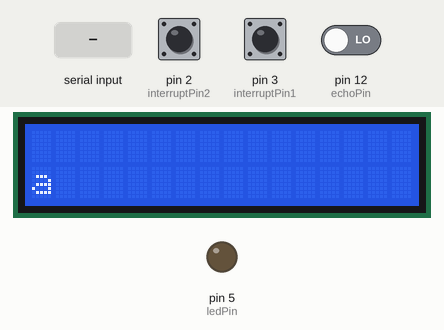
Recording of a sketch running on a simulated Arduino Uno, built with avr-gcc and run on an emulated ATmega328P. Shown: 16×2 character LCD, output pins drawn as LEDs (lit = HIGH). The inputs (shaded band) are chosen by the test bench; at power-on: pin 3 (interruptPin1) HIGH, pin 2 (interruptPin2) HIGH, pin 12 (echoPin) LOW. Pins used as bus, display or sensor lines are not drawn.

Above: at 1.7 s.
1.8 s: pin 3 (interruptPin1) pulled LOW for 0.15 s
At 2.7 s:
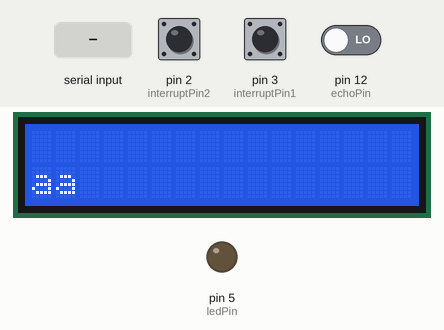
3.7 s: pin 3 (interruptPin1) pulled LOW for 1 s
At 5.7 s:
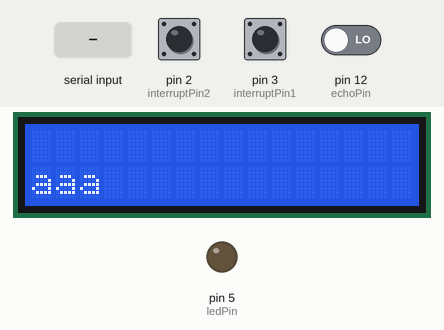
6.2 s: pin 3 (interruptPin1) pulled LOW for 0.15 s
At 7.4 s:
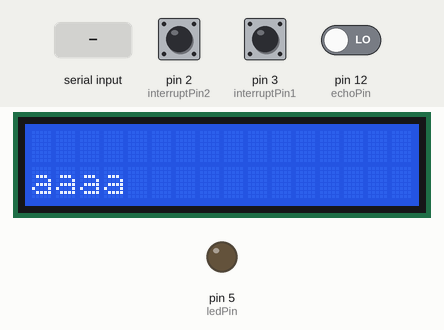
8.1 s: pin 3 (interruptPin1) pulled LOW for 3.2 s
At 9.2 s:
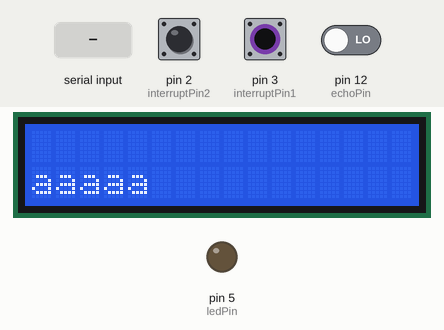
12.8 s: "1\n" received over Serial
At 14.1 s:
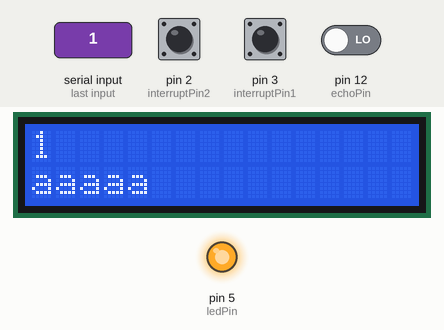
15.8 s: pin 3 (interruptPin1) pulled LOW for 0.15 s
At 18.0 s:
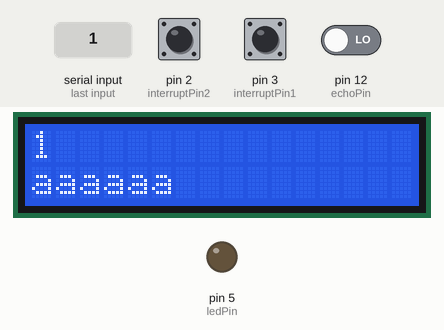
Timing chart, 0 to 19.0 s (numbered marks = the images above; inputs shaded):
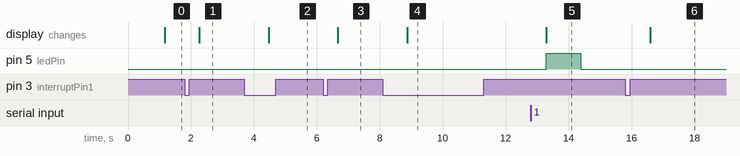

The sketch:

Ultrasonic.ino
```cpp
/*
Team Number:
???

Team Members:
1. Nathen Priyonggo - rpriyo2
2. Kyle Sabo - ksabo4

Project Name:
Project ASL Translator

Abstract:
This project presents an innovative text communication device
using ultrasonic sensors to convert hand distances into letters
of the alphabet. Users compose messages by confirming letters
with button presses and transmitting the completed text to a
second Arduino via serial communication. The recipient Arduino
displays the message on an LCD, enabling efficient and accessible
communication without a traditional keyboard. Designed for
individuals with limited mobility or those seeking alternative
input methods, this system leverages intuitive sensor technology
to offer an inclusive, user-friendly solution for text-based
interaction. It combines simplicity and functionality to bridge
communication gaps effectively.
*/

// include library code
#include <LiquidCrystal.h>

// these constants won’t change.
const int trigPin = 13;
const int echoPin = 12;
const int rs = 11;
const int en = 10;
const int d4 = 9;
const int d5 = 8;
const int d6 = 7;
const int d7 = 6;
const int ledPin = 5;
LiquidCrystal lcd(rs, en, d4, d5, d6, d7);
const int interruptPin1 = 3;
const int interruptPin2 = 2;
String sentence = "";

// these variables will change.
unsigned long prevMillis = 0;
unsigned long curMillis = 0;
unsigned long pulseStartTime = 0;
unsigned long lastInterruptTime = 0;
unsigned long lastBlinkStartTime = 0;
int pulseState = 0;  // 0 = LOW start, 1 = HIGH pulse, 2 = LOW end
int ind = 0;
int prevInd = 0;
int serialInd = 0;
bool doBlink = false;

void setup() {
  // initialize serial communication:
  Serial.begin(9600);
  pinMode(trigPin, OUTPUT);
  pinMode(echoPin, INPUT);
  pinMode(ledPin, OUTPUT);
  digitalWrite(ledPin, LOW);

  attachInterrupt(digitalPinToInterrupt(interruptPin1), ISR1, FALLING);
  attachInterrupt(digitalPinToInterrupt(interruptPin2), ISR2, FALLING);

  lcd.begin(16, 2);
  lcd.setCursor(0, 0);
}

void loop() {
  // store current time
  curMillis = millis();

  // Ultrasonic pulse logic
  if ((curMillis - prevMillis) > 50) {
    prevMillis = curMillis;

    // Trigger the ultrasonic sensor with a state-based non-blocking pulse
    if (pulseState == 0 && (curMillis - pulseStartTime) >= 2) {
      // Step 1: Set trigger pin LOW for a clean pulse start
      digitalWrite(trigPin, LOW);
      pulseStartTime = millis();
      pulseState = 1;  // Move to next state
    }
    else if (pulseState == 1 && (curMillis - pulseStartTime) >= 2) {
      // Step 2: Set trigger pin HIGH after pulse delay
      digitalWrite(trigPin, HIGH);
      pulseStartTime = millis();
      pulseState = 2;  // Move to next state
    }
    else if (pulseState == 2 && (curMillis - pulseStartTime) >= 10) {
      // Step 3: Set trigger pin LOW again after the delay
      digitalWrite(trigPin, LOW);
      pulseState = 0;  // Reset state

      // Measure the duration of the echo
      long duration = pulseIn(echoPin, HIGH);

      // Convert duration to distance
      long cm = microsecondsToCentimeters(duration);

      // Use alphaLibrary function to get character based on distance
      char alpha = alphaLibrary(cm);

      if (prevInd != ind) {
        sentence.concat(alpha);
        prevInd = ind;
      }
      // Serial.print(", ");
      lcd.setCursor(ind, 1);
      lcd.print(alpha);
    }
  }

  // Handle incoming  serial data
  while (Serial.available()) {

    if (serialInd == 0) {
      lcd.setCursor(0, 0);
      for (int i = 0; i < 16; i++) {
        lcd.print(" ");
      }
      lcd.setCursor(serialInd, 0);
    }

    char receivedChar = Serial.read();
    // End of sentence
    if (receivedChar == '\n') {
      lcd.setCursor(ind, 1);
      serialInd = 0;
    }
    else {
      lcd.setCursor(serialInd, 0);
      lcd.print(receivedChar);
      serialInd += 1;
    }

    lastBlinkStartTime = millis();
    digitalWrite(ledPin, HIGH);
  }

  // Blink code for notification
  if (millis() - lastBlinkStartTime > 500) {
    digitalWrite(ledPin, LOW);
  }
}

long microsecondsToCentimeters(long microseconds) {
  // Formula : Distance = Time  * Speed of sound  / 2
  // The speed of sound is 340 m/s or 0.034 centimeters per microsecond.
  // The ping travels out and back, so to find the distance of the object we
  // take half of the distance traveled.
  return microseconds * 0.034 / 2;
}

char alphaLibrary(long distance) {
  char alpha;

  if (distance < 3) {alpha = 'a';}
  else if (distance < 5) {alpha = 'b';}
  else if (distance < 7) {alpha = 'c';}
  else if (distance < 9) {alpha = 'd';}
  else if (distance < 11) {alpha = 'e';}
  else if (distance < 13) {alpha = 'f';}
  else if (distance < 15) {alpha = 'g';}
  else if (distance < 17) {alpha = 'h';}
  else if (distance < 19) {alpha = 'i';}
  else if (distance < 21) {alpha = 'j';}
  else if (distance < 23) {alpha = 'k';}
  else if (distance < 25) {alpha = 'l';}
  else if (distance < 27) {alpha = 'm';}
  else if (distance < 29) {alpha = 'n';}
  else if (distance < 31) {alpha = 'o';}
  else if (distance < 33) {alpha = 'p';}
  else if (distance < 35) {alpha = 'q';}
  else if (distance < 37) {alpha = 'r';}
  else if (distance < 39) {alpha = 's';}
  else if (distance < 41) {alpha = 't';}
  else if (distance < 43) {alpha = 'u';}
  else if (distance < 45) {alpha = 'v';}
  else if (distance < 47) {alpha = 'w';}
  else if (distance < 49) {alpha = 'x';}
  else if (distance < 51) {alpha = 'y';}
  else {alpha = 'z';}

  return alpha;
}

void ISR1() {

  curMillis = millis();
  // Debounce delay for pushbutton
  if (curMillis - lastInterruptTime > 100) {
    lastInterruptTime = curMillis;
    if (ind == 15) {
      ind = 0;
      sentence = "";
    }
    else {
      ind += 1;
    }
  }
}


void ISR2() {

  curMillis = millis();
  // Debounce delay for pushbutton
  if (curMillis - lastInterruptTime > 100) {
    lastInterruptTime = curMillis;

    for (int i = 0; i < sentence.length(); i++) {
      Serial.write(sentence[i]);
    }
    Serial.write('\n');

    sentence = "";
    lcd.setCursor(0, 1);
    lcd.print("                ");
    lcd.setCursor(0, 1);
    ind = 0;
    prevInd = 0;
  }
}
```

Measured:
- after the input at 1.8 s, the display: changes after 0.47 s (image 1)
- after the input at 3.7 s, the display: changes after 0.77 s (image 2)
- after the input at 6.2 s, the display: changes after 0.47 s (image 3)
- after the input at 8.1 s, the display: changes after 0.78 s (image 4)
- after the input at 12.8 s, pin 5 (ledPin): LOW → HIGH after 0.48 s, → LOW 1.1 s later; the display: changes after 0.48 s (image 5)
- after the input at 15.8 s, the display: changes after 0.79 s (image 6)
